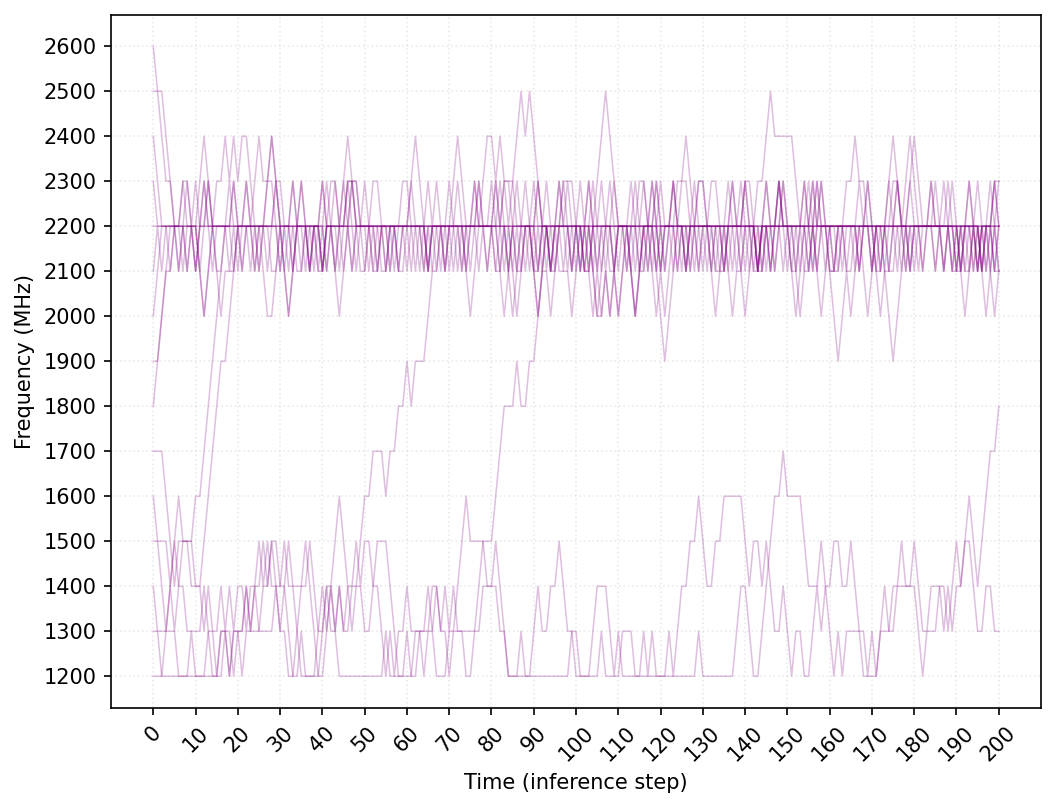

Here is the Python script that generated this plot:
import numpy as np
import matplotlib.pyplot as plt

"""
Posiciones:
0 -> Step
1 -> state
2 (3) -> interval [no usar]
4 -> reward
5 -> acc_reward
6 -> freqpos
7 -> frequency
8 -> power
"""

def get_file_data(csv, pos):
    csvf = open(csv, 'r')
    csvflines = csvf.readlines()
    csvf.close()
    
    data = []    
    for line in csvflines[1:]:
        values =  line.strip('\n[]').split(',')
        data.append(float(values[pos]))

        # frecuencia en MHz:
        if pos == 7:
            data[-1] = data[-1] / 1000
        
    return data


################
### 1 ÉPOCA ###
################

"""
Entorno: 2
Época: 5
Tests: 21 (sort)

Dato: frecuencia
Variable: (none)
Frecuencia objetivo: 2200 MHz
"""

pos = 7 # freq
X = range(0, 201)

# Parámetros de los datos.
test_num = '21'
path = f'./FinalEnv02/test-{test_num}/'
chkpt = 5

target = 2200
#################


# Color del plot
clr = 'purple'
targetclr = 'magenta'

# Ticks de los ejes.
Xticks = np.arange(0, 201, 10)
Yticks = np.arange(1200, 2700, 100)

# Figura
fig = plt.figure(figsize=(8,6), dpi=150)
ax = fig.add_subplot(111)

# Por cada test (freq inicial)
for it in range(15):
    data = get_file_data(
        path + f'checkpoint-{chkpt}/iter-{it}.csv', 
        pos
        )

    ax.plot(
        X, data,
        color = clr,
        linestyle = '-',
        linewidth = 0.75,
        marker = '',
        alpha = 0.25
    )

# Línea horizontal con el dato objetivo.
"""
ax.axhline(
    y = target,
    xmin = 10 / 220,
    xmax = 1 - (10 / 220),
    color = targetclr,
    linestyle = '-',
    linewidth = 1.0
)
"""

# Eje X
ax.set_xlabel('Time (inference step)')
ax.set_xticks(Xticks)
ax.set_xticklabels(Xticks, rotation = 45)

# Eje Y
ax.set_ylabel('Frequency (MHz)')
ax.set_yticks(Yticks)

# Grid de la gráfica
ax.grid(
    alpha = 0.25,
    linestyle = ':'
)

# Ruta de guardado
plt.savefig('7-4.png', bbox_inches='tight')
